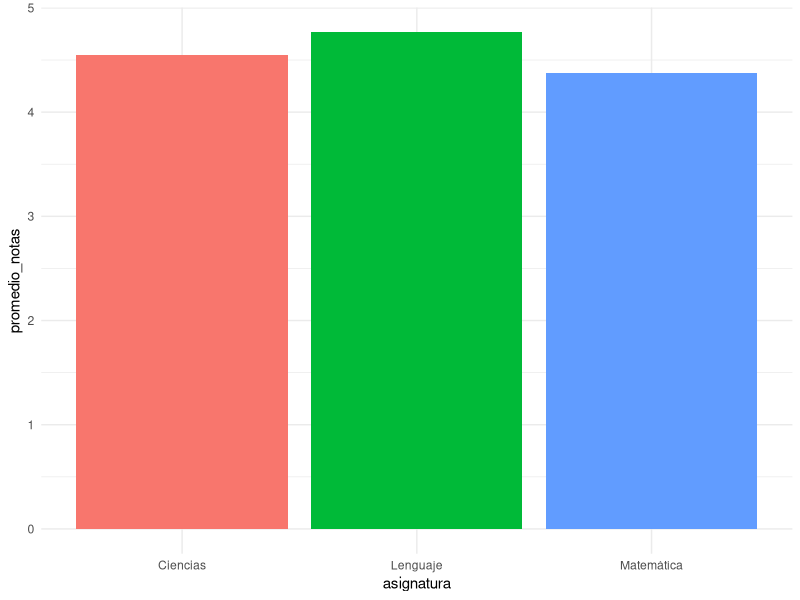
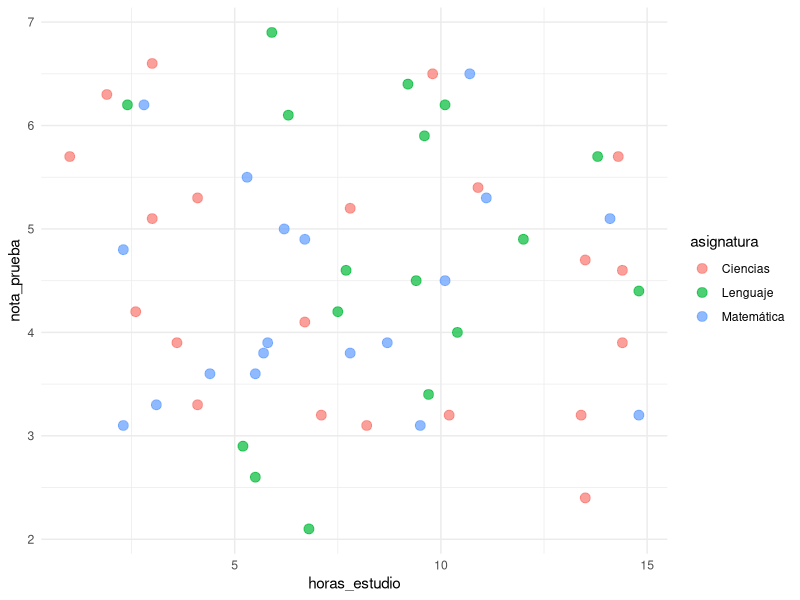
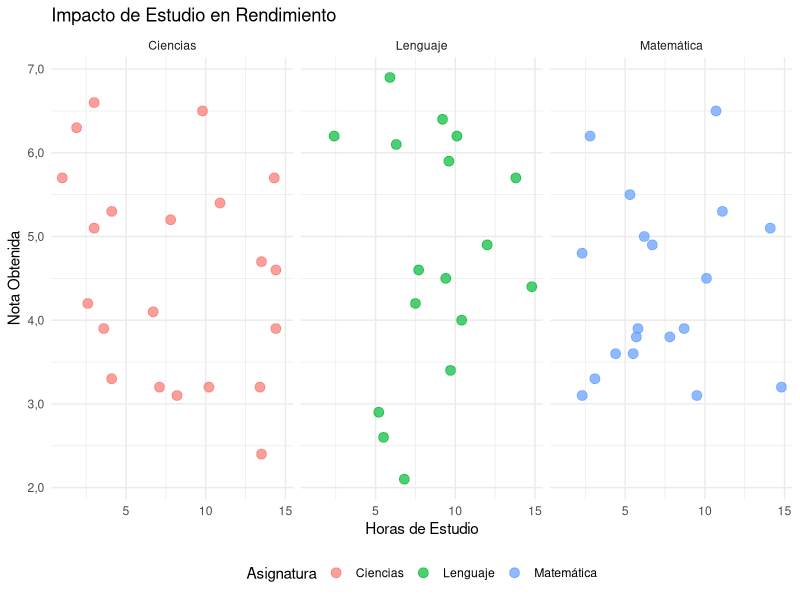

The R script that drew these images, in order:
library(tidyverse)
library(scales)

set.seed(123)
datos_taller_3 <- tibble(
  id_alumno = 1:60,
  asignatura = sample(c("Matemática", "Lenguaje", "Ciencias"), 60, replace = TRUE),
  horas_estudio = round(runif(60, min = 1, max = 15), 1),
  nota_prueba = round(runif(60, min = 2.0, max = 7.0), 1)
)

datos_taller_3$nota_prueba[sample(1:60, 3)] <- NA

# ==============================================================================
# 🟢 EJERCICIO 1: EL PASO PREVIO (Resumir antes de graficar barras)
# ==============================================================================
# Contexto: Dirección quiere un gráfico de barras con el promedio de cada asignatura.
# Tarea: Crea una tabla resumen usando group_by y summarise. 
# ¡Cuidado con los alumnos que faltaron (NA)! Usa na.rm = TRUE.

t3_resumen <- datos_taller_3 |>
  group_by(asignatura) |>
  summarise(
    promedio_notas = mean(nota_prueba, na.rm = TRUE)
  )




# ==============================================================================
# 🟢 EJERCICIO 2: TU PRIMER GRÁFICO DE BARRAS
# ==============================================================================
# Contexto: Ya tenemos la tabla resumen, ahora hay que pintarla.
# Tarea: Usa ggplot con geom_col(). Pon la asignatura en el eje X y el promedio en el eje Y.
# Dale color de relleno (fill) según la asignatura.

t3_grafico_barras <- ggplot(data = t3_resumen, aes(x = asignatura, y = promedio_notas, fill = asignatura)) +
  geom_col() +
  theme_minimal() +
  theme(legend.position = "none")

print(t3_grafico_barras)



# ==============================================================================
# 🟢 EJERCICIO 3: DIAGNÓSTICO INDIVIDUAL (Dispersión)
# ==============================================================================
# Contexto: Queremos saber si estudiar más horas realmente mejora la nota.
# Tarea: 1. Filtra los alumnos que faltaron (!is.na).
# 2. Haz un gráfico de puntos (geom_point) con horas en el eje X y notas en el eje Y.
t3_datos_limpios <- datos_taller_3 |>
  filter(!is.na(nota_prueba))

t3_grafico_puntos <- ggplot(data = t3_datos_limpios, aes(x = horas_estudio, y = nota_prueba, color = asignatura)) +
  geom_point(size = 3, alpha = 0.7) + 
  theme_minimal()

print(t3_grafico_puntos)



# ==============================================================================
# 🟢 EJERCICIO 4: EL TOQUE GERENCIAL
# ==============================================================================
# Contexto: El gráfico anterior tiene todos los puntos mezclados.
# Tarea: Toma el gráfico anterior y agrégale facet_wrap() para separar por asignatura.
# Además, aplica el formato chileno a las notas del eje Y usando scale_y_continuous().

t3_grafico_final <- t3_grafico_puntos +
  facet_wrap(~ asignatura) +
  scale_y_continuous(labels = label_number(accuracy = 0.1, decimal.mark = ",")) +
  labs(
    title = "Impacto de Estudio en Rendimiento",
    x = "Horas de Estudio",
    y = "Nota Obtenida",
    color = "Asignatura"
  ) +
  theme(legend.position = "bottom")

print(t3_grafico_final)
